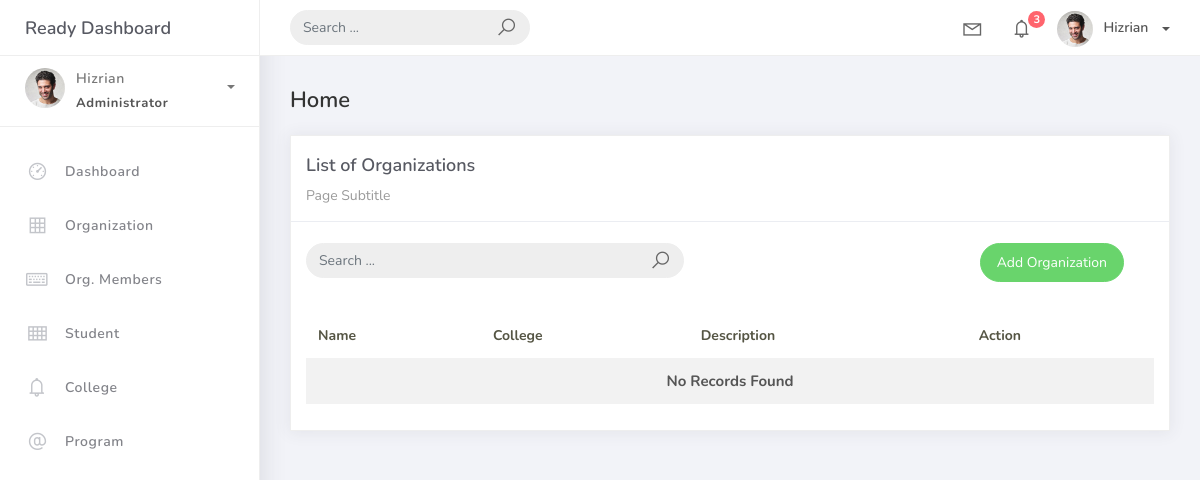
The page /organizations/ on the database as committed earlier.
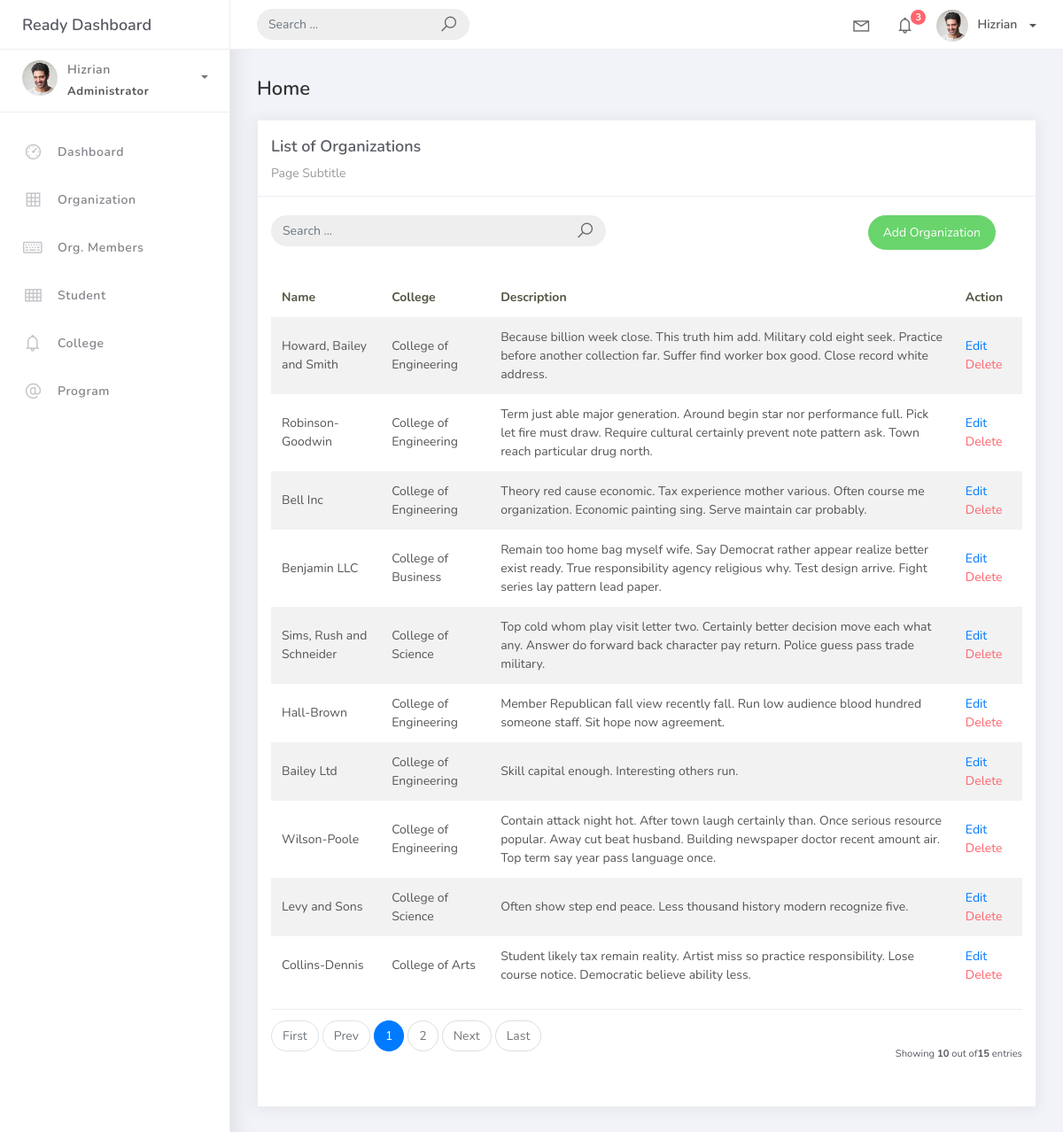
The same page on the database as committed later.
### projectsite/models.py (models this page shows, shortened)
class BaseModel(models.Model):
    created_at = models.DateTimeField(auto_now_add=True, db_index=True)
    updated_at = models.DateTimeField(auto_now=True)
    class Meta:
        abstract = True

class Organization(BaseModel):
    name = models.CharField(max_length=150)
    college = models.ForeignKey(College, on_delete=models.CASCADE)
    description = models.TextField(null=True, blank=True)

class College(BaseModel):
    college_name = models.CharField(max_length=150)
    def __str__(self):
        return self.college_name

### projectsite/views.py (the view)
# urls.py: path('organizations/', views.OrganizationListView.as_view(), name='organization-list'),
class OrganizationListView(ListView):
    model = Organization
    template_name = 'org_list.html'
    context_object_name = 'organizations'
    paginate_by = 10

### templates/org_list.html (shortened to what this page needs)
{% extends 'base.html' %} {% load static %} {% block content %}
<div class="content">
  <div class="container-fluid">
    <h4 class="page-title">Home</h4>
    <div class="row">
      <div class="col-md-12">
        <div class="card">
          <div class="card-header">
            <div class="card-title">List of Organizations</div>
            <div class="card-category">Page Subtitle</div>
          </div>
          <br />
          <div class="col-md-12 row">
            <div class="col-md-6">
              <form
                class="navbar-left navbar-form nav-search mr-md-3" action="{% url 'organization-list' %}">
                <div class="input-group">
                  <input
                    type="text" placeholder="Search ... " class="form-control" name="q" />
                  <div class="input-group-append">
                    <span class="input-group-text">
                      <i class="la la-search search-icon"></i>
                    </span>
                  </div>
                </div>
              </form>
            </div>
            <div class="col-md-6">
              <div class="pull-right">
                <a
                  href="{% url 'organization-add' %}" class="btn btn-success btn-rounded" >Add Organization</a>
              </div>
            </div>
          </div>
          <div class="card-body">
            <table class="table table-striped mt-3">
              <thead>
                <tr>
                  <th scope="col">Name</th>
                  <th scope="col">College</th>
                  <th scope="col">Description</th>
                  <th scope="col">Action</th>
                </tr>
              </thead>
              <tbody>
                {% for object in object_list %}
                <tr>
                  <td>{{ object.name }}</td>
                  <td>{{ object.college }}</td>
                  <td>{{ object.description }}</td>
                  <td>
                    <a href="organization_list/{{ object.id }}">Edit</a>
                    <a href="organization_list/{{ object.id }}/delete" class="text-danger">Delete</a></td>
                </tr>
                {% empty %}
                <tr>
                    <td colspan="4" style="text-align: center;">
                        <p class="text-sm font-weight-bold mb-0">No Records Found</p>
                    </td>
                </tr>
                {% endfor %}
              </tbody>
            </table>
            {% include 'includes/pagination.html' %}
          </div>
        </div>
      </div>
    </div>
  </div>
</div>
{% endblock %}

Rows that differ between the two databases and show on the page:
added Organization: name "Howard, Bailey and Smith", college "College of Engineering", description "Because billion week close. This truth him add. Military cold eight seek. Practice before another collection far. Suffer find worker box good. Close record white address."
added Organization: name "Robinson-Goodwin", college "College of Engineering", description "Term just able major generation. Around begin star nor performance full. Pick let fire must draw. Require cultural certainly prevent note pattern ask. Town reach particular drug north."
added Organization: name "Bell Inc", college "College of Engineering", description "Theory red cause economic. Tax experience mother various. Often course me organization. Economic painting sing. Serve maintain car probably."
added Organization: name "Benjamin LLC", college "College of Business", description "Remain too home bag myself wife. Say Democrat rather appear realize better exist ready. True responsibility agency religious why. Test design arrive. Fight series lay pattern lead paper."
added Organization: name "Sims, Rush and Schneider", college "College of Science", description "Top cold whom play visit letter two. Certainly better decision move each what any. Answer do forward back character pay return. Police guess pass trade military."
added Organization: name "Hall-Brown", college "College of Engineering", description "Member Republican fall view recently fall. Run low audience blood hundred someone staff. Sit hope now agreement."
added Organization: name "Bailey Ltd", college "College of Engineering", description "Skill capital enough. Interesting others run."
added Organization: name "Wilson-Poole", college "College of Engineering", description "Contain attack night hot. After town laugh certainly than. Once serious resource popular. Away cut beat husband. Building newspaper doctor recent amount air. Top term say year pass language once."
added Organization: name "Levy and Sons", college "College of Science", description "Often show step end peace. Less thousand history modern recognize five."
added Organization: name "Collins-Dennis", college "College of Arts", description "Student likely tax remain reality. Artist miss so practice responsibility. Lose course notice. Democratic believe ability less."
Other text that changed with them:
{{ object_list.count }}: (not shown) → "10"
{{ paginator.count }}: (not shown) → "15"
text no longer shown: "No Records Found"
text now shown: "First Prev Next Last Showing out of entries"
new list line: "1"
new list line: "2"
